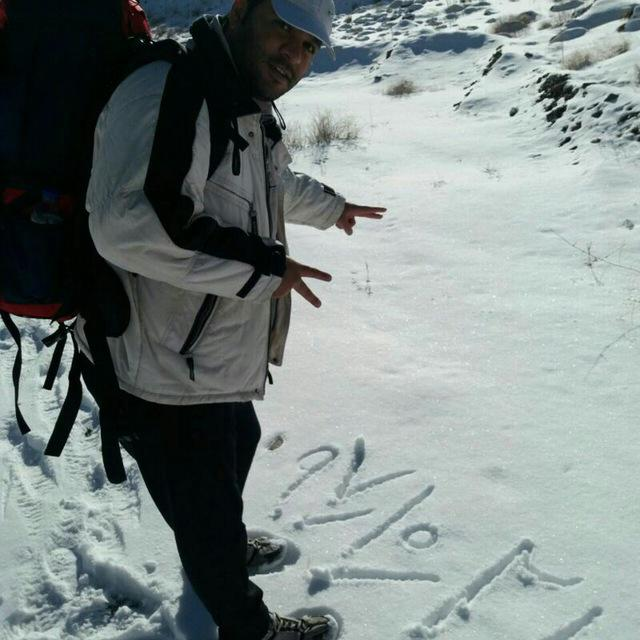
#> input picture stop.jpg, 640 x 640 px
$ python g.py
#> lines starting #> are read from the running program, lines starting #| are printed output that depends on the picture
### simpleimage.py
"""
Stanford CS106AP SimpleImage
Written by Nick Parlante, Sonja Johnson-Yu, and Nick Bowman.
 -7/2019  version, has file reading, pix, foreach, hidden get/setpix
SimpleImage Features:
Create image:
  image = SimpleImage.blank(400, 200)   # create new image of size
  image = SimpleImage('foo.jpg')        # create from file
Access size
  image.width, image.height
Get pixel at x,y
  pix = image.get_pixel(x, y)
  # pix is RGB tuple like (100, 200, 0)
Set pixel at x,y
  image.set_pixel(x, y, pix)   # set data by tuple also
Get Pixel object at x,y
  pixel = image.get_pixel(x, y)
  pixel.red = 0
  pixel.blue = 255
Show image on screen
  image.show()
The main() function below demonstrates the above functions as a test.
"""

import sys
# If the following line fails, "Pillow" needs to be installed
from PIL import Image


# [11 lines left out: function clamp, not called in this run]


class Pixel(object):
    """
    A pixel at an x,y in a SimpleImage.
    Supports set/get .red .green .blue
    and get .x .y
    """
    def __init__(self, image, x, y):
        self.image = image
        self._x = x
        self._y = y

    def __str__(self):
        return 'r:' + str(self.red) + ' g:' + str(self.green) + ' b:' + str(self.blue)

    # Pillow image stores each pixel color as a (red, green, blue) tuple.
    # So the functions below have to unpack/repack the tuple to change anything.

    @property
    def red(self):
        return self.image.px[self._x, self._y][0]

    # [4 lines left out: function red, not called in this run]

    @property
    def green(self):
        return self.image.px[self._x, self._y][1]

    # [4 lines left out: function green, not called in this run]

    @property
    def blue(self):
        return self.image.px[self._x, self._y][2]

    # [4 lines left out: function blue, not called in this run]

    @property
    def x(self):
        return self._x

    @property
    def y(self):
        return self._y


# color tuples for background color names 'red' 'white' etc.
BACK_COLORS = {
    'white': (255, 255, 255),
    'black': (0, 0, 0),
    'red': (255, 0, 0),
    'green': (0, 255, 0),
    'blue': (0, 0, 255),
}


class SimpleImage(object):
    def __init__(self, filename, width=0, height=0, back_color=None):
        """
        Create a new image. This case works: SimpleImage('foo.jpg')
        To create a blank image use SimpleImage.blank(500, 300)
        The other parameters here are for internal/experimental use.
        """
        # Create pil_image either from file, or making blank
        if filename:
            self.pil_image = Image.open(filename).convert("RGB")
            if self.pil_image.mode != 'RGB':
                raise Exception('Image file is not RGB')
            self._filename = filename  # hold onto
        else:
            if not back_color:
                back_color = 'white'
            color_tuple = BACK_COLORS[back_color]
            if width == 0 or height == 0:
                raise Exception('Creating blank image requires width/height but got {} {}'
                                .format(width, height))
            self.pil_image = Image.new('RGB', (width, height), color_tuple)
        self.px = self.pil_image.load()
        size = self.pil_image.size
        self._width = size[0]
        self._height = size[1]
        self.curr_x = 0
        self.curr_y = 0

    def __iter__(self):
        return self

    def __next__(self):
        if self.curr_x < self.width and self.curr_y < self.height:
            x = self.curr_x
            y = self.curr_y
            self.increment_curr_counters()
            return Pixel(self, x, y)
        else:
            self.curr_x = 0
            self.curr_y = 0
            raise StopIteration()

    def increment_curr_counters(self):
        self.curr_x += 1
        if self.curr_x == self.width:
            self.curr_x = 0
            self.curr_y += 1

    # [9 lines left out: functions blank, file, not called in this run]

    @property
    def width(self):
        """Width of image in pixels."""
        return self._width

    @property
    def height(self):
        """Height of image in pixels."""
        return self._height

    def get_pixel(self, x, y):
        """
        Returns a Pixel at the given x,y, suitable for getting/setting
        .red .green .blue values.
        """
        if x < 0 or x >= self._width or y < 0 or y >= self.height:
            e = Exception('get_pixel bad coordinate x %d y %d (vs. image width %d height %d)' %
                          (x, y, self._width, self.height))
            raise e
        return Pixel(self, x, y)

    def set_pixel(self, x, y, pixel):
        if x < 0 or x >= self._width or y < 0 or y >= self.height:
            e = Exception('set_pixel bad coordinate x %d y %d (vs. image width %d height %d)' %
                          (x, y, self._width, self.height))
            raise e
        self.px[x, y] = (pixel.red, pixel.green, pixel.blue)

    # [7 lines left out: function set_rgb, not called in this run]

    def _get_pix_(self, x, y):
        """Get pix RGB tuple (200, 100, 50) for the given x,y."""
        return self.px[x, y]

    def _set_pix_(self, x, y, pix):
        """Set the given pix RGB tuple into the image at the given x,y."""
        self.px[x, y] = pix

    def show(self):
        """Displays the image using an external utility."""
        self.pil_image.show()

    # [39 lines left out: functions make_as_big_as, main, not called in this run]


# [2 lines that do not run on import are left out]

### g.py
"""
This program shows an example of "greenscreening" (actually
"redscreening" in this case).  This is where we replace the
pixels of a certain color intensity in a particular channel
(here, we use red) with the pixels from another image.
"""

from simpleimage import SimpleImage

INTENSITY_THRESHOLD = 1.6

def redscreen(main_filename, back_filename):
    """
    Implements the notion of "redscreening".  That is,
    the image in the main_filename has its "sufficiently red"
    pixels replaced with pixel from the corresponding x,y
    location in the image in the file back_filename.
    Returns the resulting "redscreened" image.
    """
    image = SimpleImage(main_filename)
    back = SimpleImage(back_filename)
    for pixel in image:
        average = (pixel.red + pixel.green + pixel.blue) // 3
        # See if this pixel is "sufficiently" red
        if pixel.red >= average * INTENSITY_THRESHOLD:
            # If so, we get the corresponding pixel from the
            # back image and overwrite the pixel in
            # the main image with that from the back image.
            x = pixel.x
            y = pixel.y
            image.set_pixel(x, y, back.get_pixel(x, y))
    return image

def main():
    """
    Run your desired image manipulation functions here.
    You should store the return value (image) and then
    call .show() to visualize the output of your program.
    """
    original_stop = SimpleImage('stop.jpg')
#> in __init__, self.pil_image is the input picture: PIL image 640x640 RGB; mean R, G, B 124.7, 135, 133.1
    original_stop.show()

    original_leaves = SimpleImage('leaves.jpg')
#> call 2 of __init__, with filename = 'leaves.jpg', width = 0, height = 0
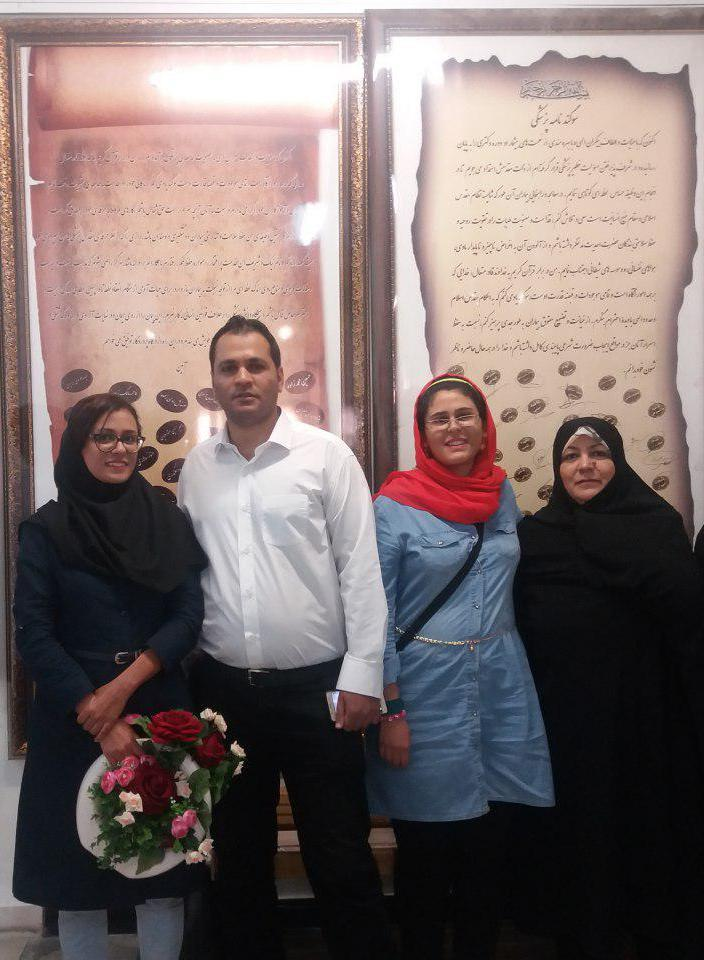
#> input picture leaves.jpg, 704 x 960 px
#> in __init__, self.pil_image is the input picture: PIL image 704x960 RGB; mean R, G, B 123.4, 109.5, 108.3
    original_leaves.show()

    stop_leaves_replaced = redscreen('stop.jpg', 'leaves.jpg')
    stop_leaves_replaced.show()
#> in show (call 3), `self.pil_image.show()`:
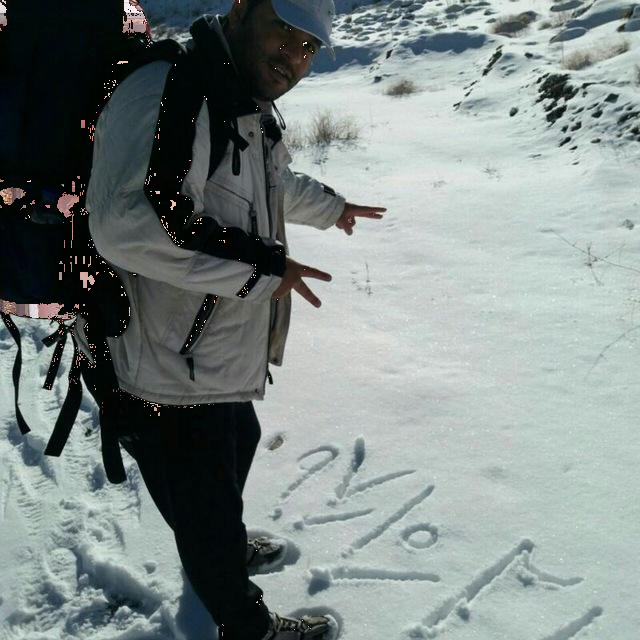
#> shown: PIL image 640x640 RGB; mean R, G, B 126, 136.1, 134.3

if __name__ == '__main__':
    main()
